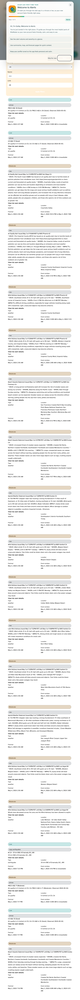
#> input picture golby-onboarding-alerts.png, 80 x 1000 px, shrunk from 800 x 9999 before the run, given in place of RiskRadar_ALERT_HomeBttn.png, which was not available
$ python remove_white_bg.py
#> lines starting #> are read from the running program, lines starting #| are printed output that depends on the picture; after the words box and inside, x2 and y2 are one past the last pixel; in counts of white or black regions, pixels touching at a corner belong together; pictures that were not available may be replaced by others from this repository, and a replacement may not be noted
"""
Remove white backgrounds from PNG files using flood-fill from image corners.
Only pixels connected to corners (by color tolerance) are made transparent.
"""
import os
import numpy as np
from PIL import Image
from collections import deque

TOLERANCE = 15  # how close to white a pixel must be to be treated as background


def is_near_white(pixel, tol=TOLERANCE):
    r, g, b, a = int(pixel[0]), int(pixel[1]), int(pixel[2]), int(pixel[3])
    return a >= 200 and r >= (255 - tol) and g >= (255 - tol) and b >= (255 - tol)


def flood_fill_alpha(data: np.ndarray, tol: int = TOLERANCE) -> np.ndarray:
    """BFS flood fill from all 4 corners; marks near-white background pixels transparent."""
    h, w = data.shape[:2]
    visited = np.zeros((h, w), dtype=bool)
    result = data.copy()

    queue = deque()

    # Seed from all 4 corners
    seeds = [(0, 0), (0, w - 1), (h - 1, 0), (h - 1, w - 1)]
    for r, c in seeds:
        if not visited[r, c] and is_near_white(data[r, c], tol):
            queue.append((r, c))
            visited[r, c] = True

    # BFS
    while queue:
        r, c = queue.popleft()
        # Make transparent
        result[r, c, 3] = 0

        # Check 4-connected neighbors
        for nr, nc in [(r - 1, c), (r + 1, c), (r, c - 1), (r, c + 1)]:
            if 0 <= nr < h and 0 <= nc < w and not visited[nr, nc]:
                if is_near_white(data[nr, nc], tol):
                    visited[nr, nc] = True
                    queue.append((nr, nc))

    return result


files_to_fix = [
    r'c:\Users\rebec\OneDrive\Documents\GitHub\Team6-SeniorProject\frontend\RiskRadar\assets\icons\navigation\RiskRadar_ALERT_HomeBttn.png',
    r'c:\Users\rebec\OneDrive\Documents\GitHub\Team6-SeniorProject\frontend\RiskRadar\assets\images\wireframes\RiskRadar_MobileApp_Wireframe.png',
]

for path in files_to_fix:
    print(f'Processing: {os.path.basename(path)}')
    img = Image.open(path).convert('RGBA')
    data = np.array(img, dtype=np.uint8)

    result_data = flood_fill_alpha(data)
#> the loop in flood_fill_alpha, `for r, c in seeds:` made 4 passes
#> (g in is_near_white, b in is_near_white) on passes 1 to 4: (153, 138), (152, 159), (255, 255), (255, 255)
#> after the loop in flood_fill_alpha, `for r, c in seeds:`:
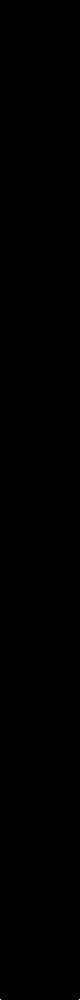
#> visited: shape (1000, 80) bool; 0% white in thin lines or dots, all inside (x1, y1, x2, y2) = (0, 999, 80, 1000)
#> the loop in flood_fill_alpha, `while queue:` made 48287 passes
#> c on passes 1 to 3: 0, 79, 0
#> after the loop in flood_fill_alpha, `while queue:`:
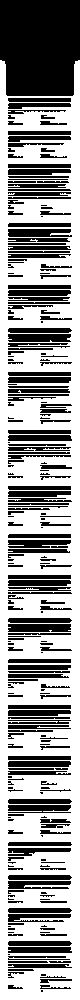
#> visited: shape (1000, 80) bool; 60.4% white; 247 black regions (76 under 20 px), largest, box (x1, y1, x2, y2) and area: (0, 0, 80, 96) 7260, (8, 624, 71, 632) 492, (8, 334, 71, 342) 485

    result_img = Image.fromarray(result_data, 'RGBA')
    result_img.save(path, 'PNG')

    # Report how many pixels were made transparent
    orig_alpha = data[:, :, 3]
#> orig_alpha: shape (1000, 80); every value is 255
    new_alpha = result_data[:, :, 3]
    made_transparent = int(np.sum((orig_alpha >= 200) & (new_alpha == 0)))
#> made_transparent = 48287
    print(f'  -> Made {made_transparent} background pixels transparent. Saved.')
#|   -> Made 48287 background pixels transparent. Saved.
#> pass 2 of the loop `for path in files_to_fix:`:
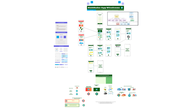
#> input picture frontend/RiskRadar/assets/images/wireframes/RiskRadar_MobileApp_Wireframe.png, 192 x 108 px, shrunk from 1920 x 1080 before the run, found by its file name
#> img: PIL image 192x108 RGBA
#> after the loop in flood_fill_alpha (call 2), `for r, c in seeds:`:
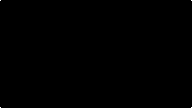
#> visited: shape (108, 192) bool; 0.02% white in thin lines or dots
#> the loop in flood_fill_alpha (call 2), `while queue:` made 18055 passes
#> c on passes 1 to 3: 0, 191, 0
#> after the loop in flood_fill_alpha (call 2), `while queue:`:
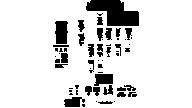
#> visited: shape (108, 192) bool; 87.1% white; 56 black regions (29 under 20 px), largest, box (x1, y1, x2, y2) and area: (86, 0, 139, 26) 874, (55, 21, 68, 44) 262, (94, 74, 113, 86) 185
#> orig_alpha: shape (108, 192); every value is 255
#|   -> Made 18055 background pixels transparent. Saved.

print('\nDone.')
